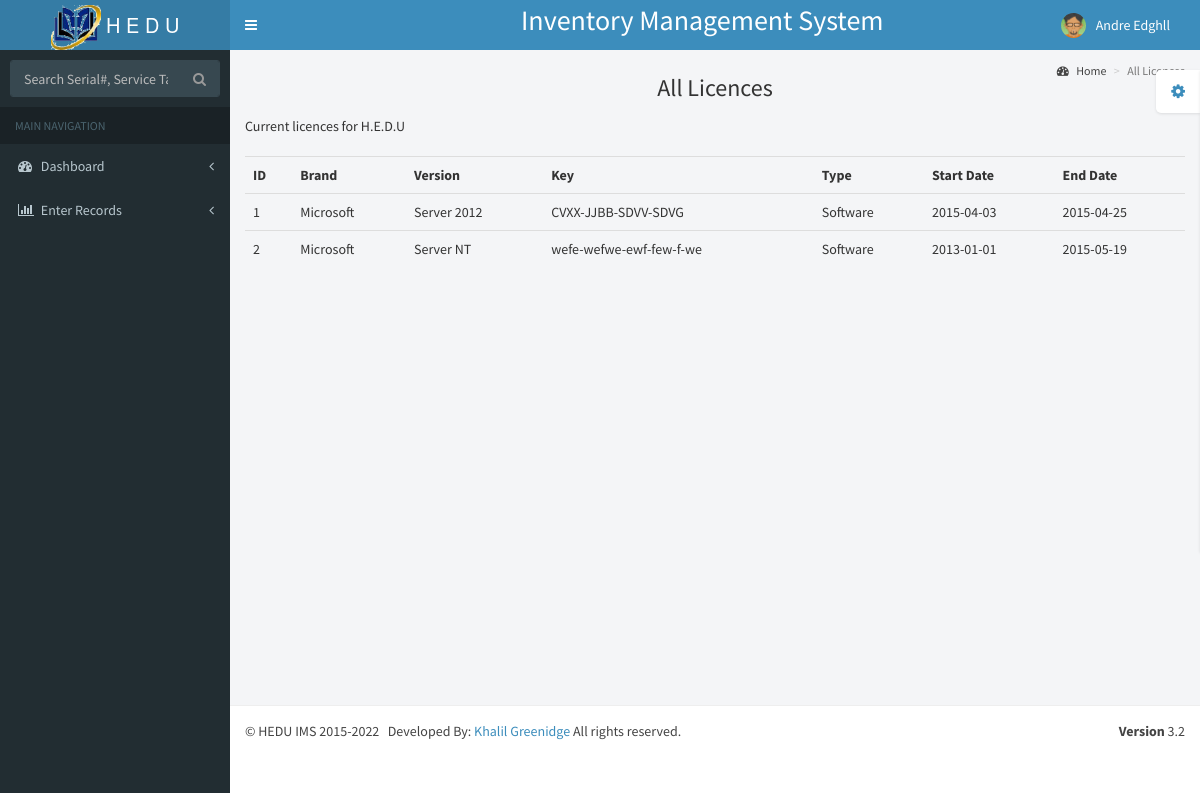
Page /form8.php (signed in) on the committed database.
### tables this page shows
CREATE TABLE IF NOT EXISTS `licence` (
  `id` varchar(30) NOT NULL,
  `brand` varchar(30) NOT NULL,
  `version` varchar(30) NOT NULL,
  `key` varchar(30) NOT NULL,
  `type` varchar(30) NOT NULL,
  `start_date` date NOT NULL,
  `end_date` date NOT NULL
);

### form8.php (the view, shortened to what this page needs)
 <!DOCTYPE html>
<html>
  <head>
    <link href="dist/css/bootstrap.min.css" rel="stylesheet" type="text/css" />
    <link href="https://maxcdn.bootstrapcdn.com/font-awesome/4.3.0/css/font-awesome.min.css" rel="stylesheet" type="text/css" />
    <link href="http://code.ionicframework.com/ionicons/2.0.0/css/ionicons.min.css" rel="stylesheet" type="text/css" />
    <link href="dist/css/AdminLTE.min.css" rel="stylesheet" type="text/css" />
    <link href="dist/css/skins/_all-skins.min.css" rel="stylesheet" type="text/css" />
  </head>
  <body class="skin-blue">
    <div class="wrapper">
      <header class="main-header">
        <?php include "header.php";?>
      </header>
      <aside class="main-sidebar">
        <section class="sidebar">
          <form action="search.php" method="get" class="sidebar-form">
            <div class="input-group">
              <input type="text" name="key" autocomplete="off" required onkeyup="showResult(this.value)" class="form-control" placeholder="Search Serial#, Service Tag, Type"/>
              <span class="input-group-btn">
                <button type='submit'  id='search-btn' class="btn btn-flat"><i class="fa fa-search"></i></button>
              </span>
            </div>
          </form>
          <?php
				if($_SESSION["user"] == "admin"){
					include "adminmenu.php";
				}
				else{
					include "menu.php";
				}
			?>
        </section>
      </aside>
      <div class="content-wrapper">
        <section class="content-header">
          <h1>
            All Licences
          </h1>
          <ol class="breadcrumb">
            <li><a href="index.php"><i class="fa fa-dashboard"></i> Home</a></li>
            <li class="active">All Licences</li>
          </ol>
        </section>
        <section class="content">
			Current licences for H.E.D.U
			<br/><br/>
			<?php
				$con = mysqli_connect("localhost", "root", "");
				$db = mysqli_select_db($con, "heduis");
				$rs = mysqli_query($con, "SELECT * FROM Licence ORDER BY brand");
				if(!$con || !$db || !$rs ){
					die('Error: '.mysqli_error());
				}
				else{
					echo "
						<table class=\"table\">
							<tr>
								<th>ID</th>
								<th>Brand</th>
								<th>Version</th>
								<th>Key</th>
								<th>Type</th>
								<th>Start Date</th>
								<th>End Date</th>
							</tr>
						";
					while($row = mysqli_fetch_array($rs)){
						echo "<tr>";
						echo "<td>" . $row['id'] . "</td>";
						echo "<td>" . $row['brand'] . "</td>";
						echo "<td>" . $row['version'] . "</td>";
						echo "<td>" . $row['key'] . "</td>";
						echo "<td>" . $row['type'] . "</td>";
						echo "<td>" . $row['start_date'] . "</td>";
						echo "<td>" . $row['end_date'] . "</td>";
						echo "</tr>";
					}
					echo "</table>";
				}
			?>
        </section>
      </div>
      <footer class="main-footer">
			<?php
				include "footer.php";
			?>
	  </footer>
    </div>
  </body>
</html>

### rows in the picture
licence: id "1", brand "Microsoft", version "Server 2012", key "CVXX-JJBB-SDVV-SDVG", type "Software", start_date "2015-04-03", end_date "2015-04-25"
licence: id "2", brand "Microsoft", version "Server NT", key "wefe-wefwe-ewf-few-f-we", type "Software", start_date "2013-01-01", end_date "2015-05-19"

### other values in the picture
$_SESSION["name"] "Andre Edghll"
